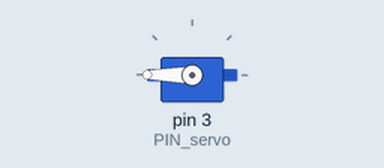
Recording of a sketch running on a simulated Arduino Uno, built with avr-gcc and run on an emulated ATmega328P. On the bench: servo.

Above: at 0.55 s.
Timing chart, 0 to 5.1 s (numbered marks = the images above):
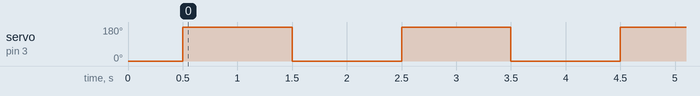

The sketch:

Servo_02_Position_Variable.ino
```cpp
// ============================================================
//  Servo -- Using a Position Variable
//  Source: Day 2 (Kitara-James), Slide 35
// ============================================================
#include <Servo.h>

#define PIN_servo  3

Servo myservo;
int pos = 0;      // variable to hold the servo's position

void setup()
{
  myservo.attach(PIN_servo);
  myservo.write(pos);
  delay(500);
}

void loop()
{
  pos = pos + 180;
  myservo.write(pos);
  delay(1000);
  pos = pos - 180;
  myservo.write(pos);
  delay(1000);
}
```

Measured:
- by itself, servo on pin 3 (PIN_servo): alternates 180° for 1.0 s and 0° for 1.0 s
